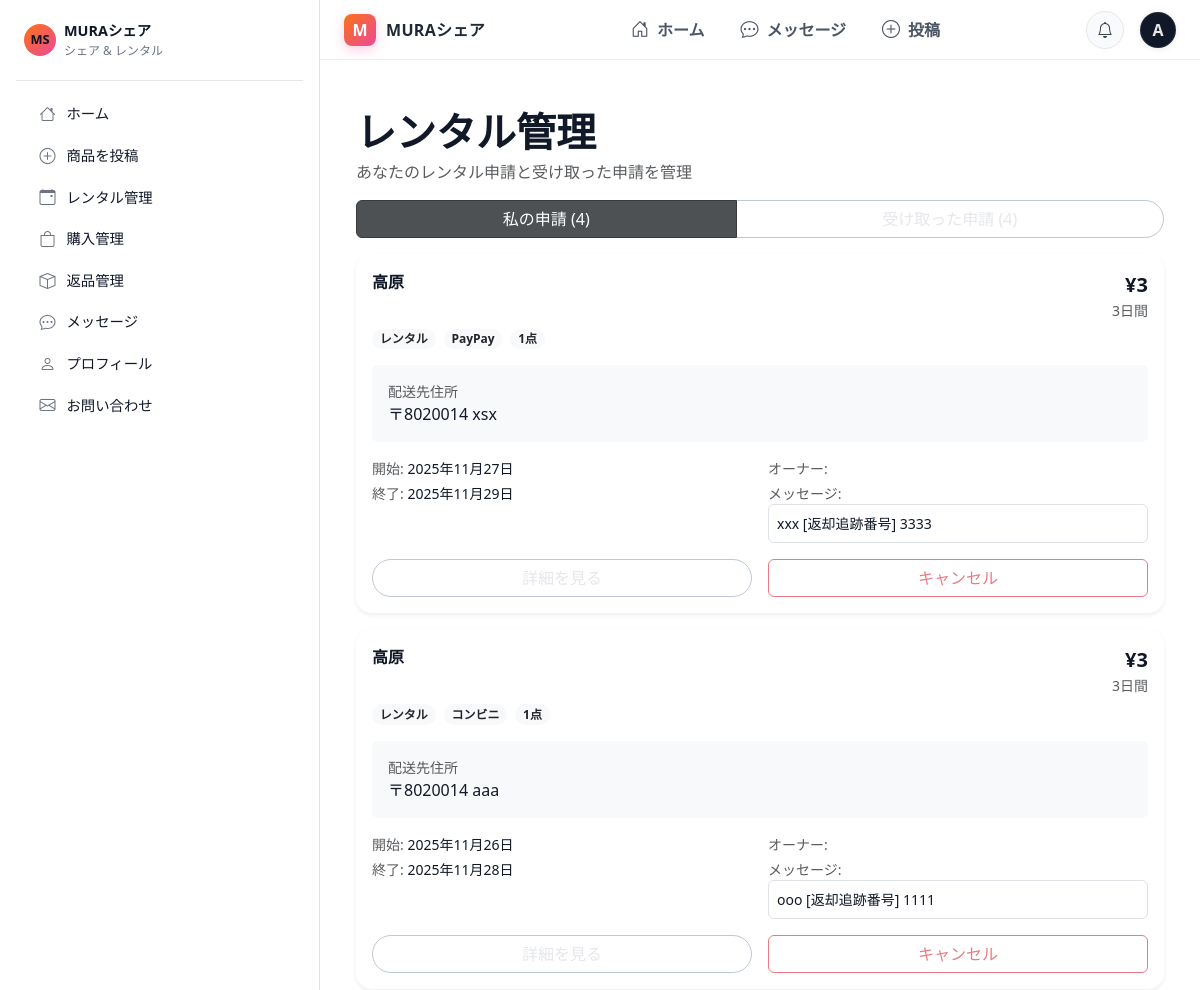
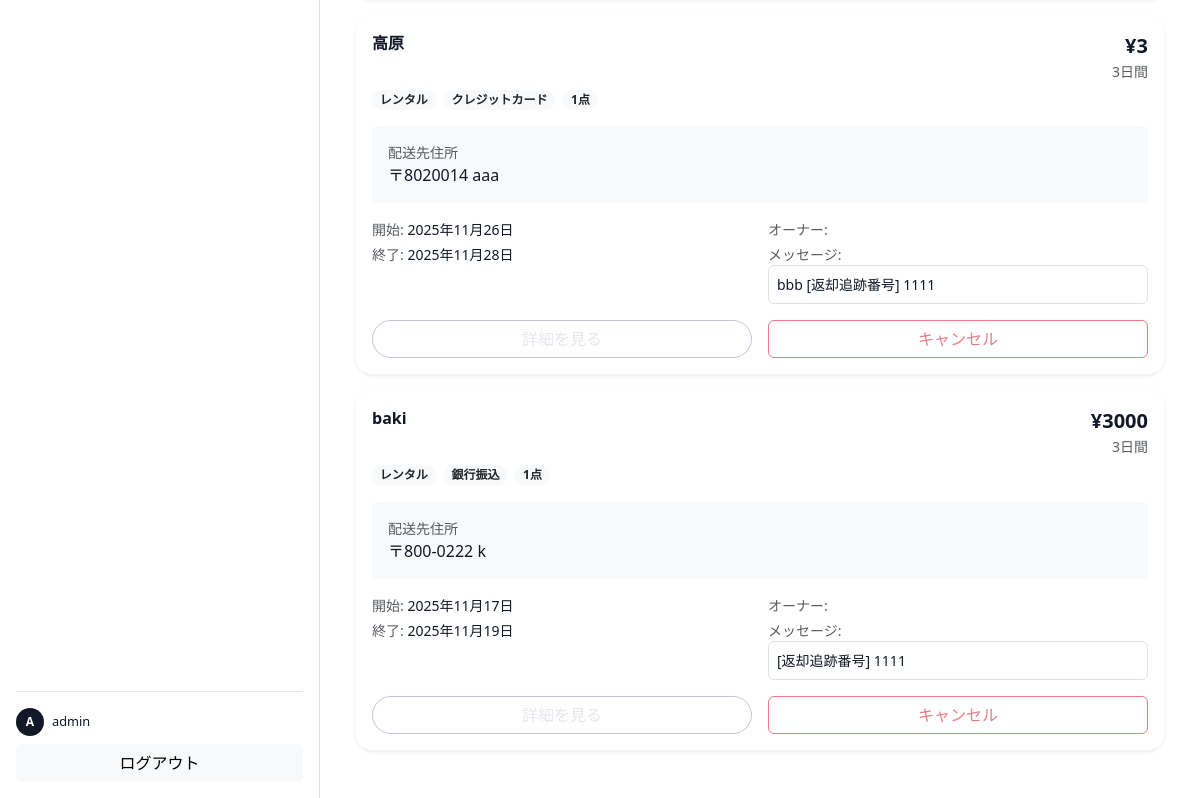
The app's page /rentals/my/ (signed in), older data (2 pictures, top to bottom).
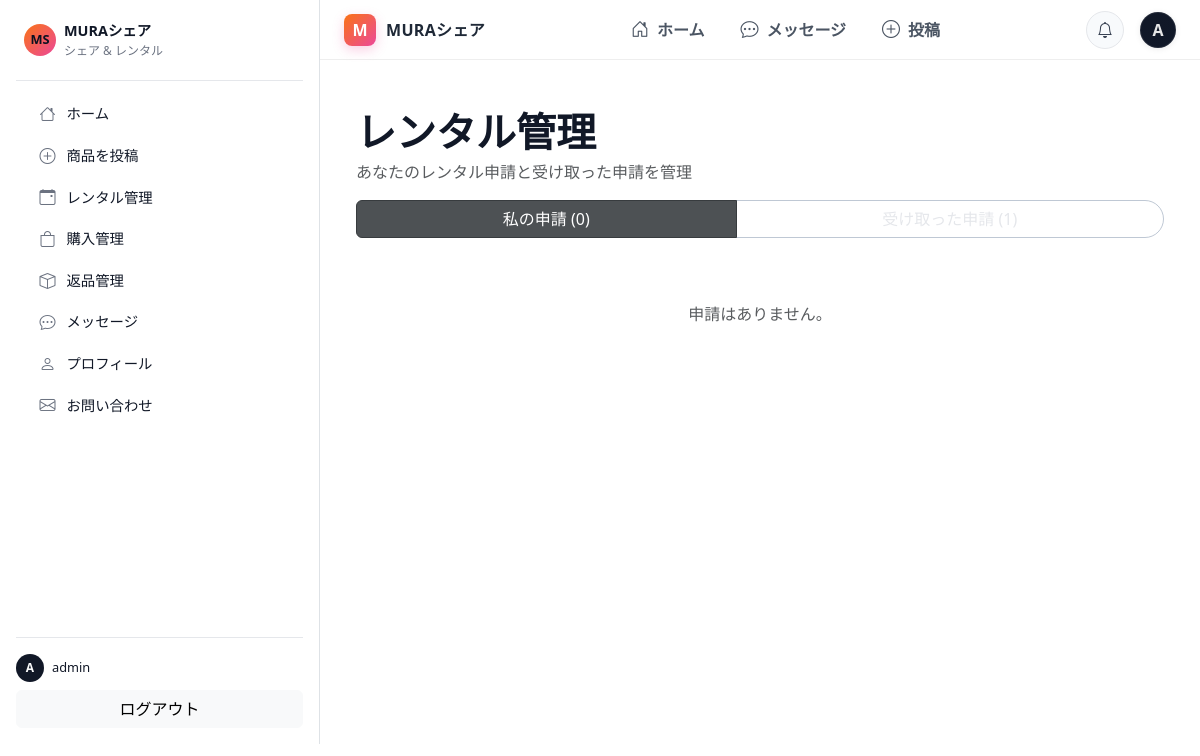
The same page, newer data.
### marketplace/models.py (models this page shows, shortened)
class RentalApplication(models.Model):
    class OrderType(models.TextChoices):
        RENTAL = 'rental', 'レンタル'
        PURCHASE = 'purchase', '購入'
    class Status(models.TextChoices):
        PENDING         = 'pending',        '申請中'
        APPROVED        = 'approved',       '承認済み'      # ← 表示名はお好みで
        SHIPPED         = 'shipped',        '発送済み'      # ← 追加
        RECEIVED        = 'received',       '受取完了'      # ← 将来用（借り手確認）
        RETURN_SHIPPED  = 'return_shipped', '返却発送済み'  # ← 将来用（借り手返送）
        COMPLETED       = 'completed',      '完了'          # ← 将来用（出品者確認）
        REJECTED        = 'rejected',       '却下'
        CANCELLED       = 'cancelled',      'キャンセル'
    product = models.ForeignKey('marketplace.Product',
                                on_delete=models.CASCADE,
                                related_name='applications')
    owner   = models.ForeignKey(settings.AUTH_USER_MODEL,
                                on_delete=models.CASCADE,
                                related_name='received_applications')
    renter  = models.ForeignKey(settings.AUTH_USER_MODEL,
                                on_delete=models.CASCADE,
                                related_name='sent_applications')
    order_type = models.CharField(max_length=10, choices=OrderType.choices)
    quantity   = models.PositiveIntegerField(default=1)
    start_date = models.DateField(blank=True, null=True)
    end_date   = models.DateField(blank=True, null=True)
    postal_code = models.CharField(max_length=20, blank=True)
    address     = models.CharField(max_length=255, blank=True)
    PAYMENT_CHOICES = [
        ('card',        'クレジットカード'),
        ('convenience', 'コンビニ'),
        ('paypay',      'PayPay'),
        ('bank',        '銀行振込'),
    ]
    payment_method = models.CharField(max_length=20, choices=PAYMENT_CHOICES)
    message        = models.TextField(blank=True)
    tracking_number = models.CharField(max_length=50, blank=True, default="")
    status     = models.CharField(max_length=20, choices=Status.choices, default=Status.PENDING)
    created_at = models.DateTimeField(auto_now_add=True)
    class Meta:
        ordering = ['-created_at']

class Product(models.Model):
    class Status(models.IntegerChoices):
        DRAFT    = 0, "下書き"
        LISTED   = 1, "出品中"
        RENTED   = 2, "貸出中"
        SOLD     = 3, "販売済"
        ARCHIVED = 9, "アーカイブ"
    class Availability(models.TextChoices):
        RENTAL_ONLY   = "レンタルのみ", "レンタルのみ"
        SALE_ONLY     = "販売のみ", "販売のみ"
        BOTH          = "レンタル・販売両方", "レンタル・販売両方"
    owner = models.ForeignKey(User, on_delete=models.CASCADE, related_name="products")
    title = models.CharField(max_length=120)
    description = models.TextField(blank=True)
    category = models.CharField(max_length=60)
    availability_type = models.CharField(
        max_length=20,
        choices=Availability.choices,
        default=Availability.BOTH,
    )
    price_per_day = models.PositiveIntegerField(null=True, blank=True)  # レンタル1日あたり
    price_buy = models.PositiveIntegerField(null=True, blank=True)      # 販売価格
    min_rental_days = models.PositiveIntegerField(default=1)
    max_rental_days = models.PositiveIntegerField(default=30)
    stock_quantity = models.PositiveIntegerField(default=1)
    available_quantity = models.PositiveIntegerField(default=1)
    condition = models.CharField(max_length=30, blank=True)
    owner_notes = models.TextField(blank=True)
    status = models.IntegerField(choices=Status.choices, default=Status.LISTED)
    created_at = models.DateTimeField(auto_now_add=True)

### frontend/views.py (the view)
# urls.py: path("rentals/my/", views.my_applications, name="my_applications"),
@login_required
def my_applications(request):
    apps = (RentalApplication.objects
            .filter(renter=request.user)
            .select_related("product", "owner")
            .order_by("-created_at"))
    STATUS_LABELS = {
        "PENDING": "申請中",
        "APPROVED": "承認済み",
        "SHIPPED": "発送済み",
        "RECEIVED": "受取済み",
        "RENTING": "レンタル中",
        "RETURN_SHIPPED": "返却発送済み",
        "COMPLETED": "完了",
        "REJECTED": "却下",
        "CANCELLED": "キャンセル",
    }
    BADGE_CLASS = {
        "PENDING": "secondary",
        "APPROVED": "primary",
        "SHIPPED": "info",
        "RECEIVED": "success",
        "RENTING": "success",
        "RETURN_SHIPPED": "dark",
        "COMPLETED": "secondary",
        "REJECTED": "danger",
        "CANCELLED": "dark",
    }
    for a in apps:
        a.calc_days = None
        a.calc_price = None
        qty = (getattr(a, "quantity", 1) or 1)
        try:
            if a.order_type == RentalApplication.OrderType.RENTAL and a.start_date and a.end_date:
                a.calc_days = (a.end_date - a.start_date).days + 1
                daily = getattr(a.product, "price_per_day", 0) or 0
                a.calc_price = daily * (a.calc_days or 0) * qty
            elif a.order_type == RentalApplication.OrderType.PURCHASE:
                price_buy = getattr(a.product, "price_buy", 0) or 0
                a.calc_price = price_buy * qty
        except Exception:
            pass
        s = str(getattr(a, "status", "")).upper()
        a.status_code = s
        a.status_label = STATUS_LABELS.get(s, s)
        a.badge_class = BADGE_CLASS.get(s, "secondary")
    ctx = {
        "applications": apps,
        "active_tab": "mine",
        "mine_count": apps.count(),
        "received_count": RentalApplication.objects.filter(owner=request.user).count(),
    }
    return render(request, "frontend/rentals/my_applications.html", ctx)

### templates/frontend/rentals/my_applications.html (shortened to what this page needs)
{% extends "base.html" %}
{% load humanize %}
{% block content %}
<div class="container-xxl py-4">
  <h1 class="fw-bold mb-1">レンタル管理</h1>
  <div class="text-muted mb-3">あなたのレンタル申請と受け取った申請を管理</div>
  <div class="btn-group w-100 mb-3" role="group">
    <a class="btn btn-dark active" href="{% url 'frontend:my_applications' %}">
      私の申請 ({{ mine_count|default:0 }})
    </a>
    <a class="btn btn-outline-secondary" href="{% url 'frontend:rental_manage' %}">
      受け取った申請 ({{ received_count|default:0 }})
    </a>
  </div>
  {% if applications %}
    <div class="vstack gap-3">
      {% for a in applications %}
        <div class="card border-0 shadow-sm">
          <div class="card-body">
            <div class="d-flex justify-content-between align-items-start">
              <div class="fw-semibold">{{ a.product.title }}</div>
              <div class="text-end">
                {% if a.calc_price %}<div class="fs-5 fw-bold">¥{{ a.calc_price|intcomma }}</div>{% endif %}
                {% if a.calc_days %}<div class="text-muted small">{{ a.calc_days }}日間</div>{% endif %}
              </div>
            </div>
            <div class="d-flex align-items-center gap-2 mt-2">
              <span class="badge bg-light text-dark">
                {% if a.order_type == 'rental' %}レンタル{% else %}購入{% endif %}
              </span>
              {% if a.payment_method %}<span class="badge bg-light text-dark">{{ a.get_payment_method_display|default:a.payment_method }}</span>{% endif %}
              <span class="badge bg-light text-dark">{{ a.quantity|default:1 }}点</span>
            </div>
            <div class="bg-light rounded-2 p-3 my-3">
              <div class="small text-muted">配送先住所</div>
              <div>〒{{ a.postal_code }} {{ a.address }}</div>
            </div>
            <div class="row g-3">
              <div class="col-md-6 small">
                <div class="mb-1"><span class="text-muted">開始:</span> {% if a.start_date %}{{ a.start_date|date:"Y年n月j日" }}{% else %}-{% endif %}</div>
                <div><span class="text-muted">終了:</span> {% if a.end_date %}{{ a.end_date|date:"Y年n月j日" }}{% else %}-{% endif %}</div>
              </div>
              <div class="col-md-6 small">
                <div class="mb-1"><span class="text-muted">オーナー:</span> {{ a.owner.email }}</div>
                {% if a.message %}
                  <div class="text-muted">メッセージ:</div>
                  <div class="border rounded p-2 bg-white">{{ a.message }}</div>
                {% endif %}
              </div>
            </div>
            <div class="d-flex gap-3 mt-3">
              <a class="btn btn-outline-secondary flex-grow-1"
                 href="{% url 'frontend:product_detail' a.product_id %}">
                詳細を見る
              </a>
              {% with s=a.status|lower %}
                {% if s == 'shipped' %}
                  <form method="post"
      action="{% url 'frontend:rental_app_receive' a.id %}"
      class="m-0 flex-grow-1">
  {% csrf_token %}
  <button class="btn btn-primary w-100">レンタル開始</button>
</form>
                {% else %}
                  <form method="post"
                        action="{% url 'frontend:rental_app_cancel' a.id %}"
                        class="m-0 flex-grow-1">
                    <button class="btn btn-outline-danger w-100"
                      {% if s != 'pending' and s != 'approved' %}disabled{% endif %}>
                      キャンセル
                    </button>
                  </form>
                {% endif %}
              {% endwith %}
            </div>
          </div>
        </div>
      {% endfor %}
    </div>
  {% else %}
    <div class="text-center text-muted py-5">申請はありません。</div>
  {% endif %}
</div>
{% endblock %}

Row changes from the older to the newer data that the page shows:
removed RentalApplication: product "高原", calc_price "3", calc_days "3", order_type "レンタル", payment_method "PayPay", quantity "1", postal_code "8020014", address "xsx", start_date "2025年11月27日", end_date "2025年11月29日", message "xxx [返却追跡番号] 3333"
removed RentalApplication: product "高原", calc_price "3", calc_days "3", order_type "レンタル", payment_method "コンビニ", quantity "1", postal_code "8020014", address "aaa", start_date "2025年11月26日", end_date "2025年11月28日", message "ooo [返却追跡番号] 1111"
removed RentalApplication: product "高原", calc_price "3", calc_days "3", order_type "レンタル", payment_method "クレジットカード", quantity "1", postal_code "8020014", address "aaa", start_date "2025年11月26日", end_date "2025年11月28日", message "bbb [返却追跡番号] 1111"
removed RentalApplication: product "baki", calc_price "3000", calc_days "3", order_type "レンタル", payment_method "銀行振込", quantity "1", postal_code "800-0222", address "k", start_date "2025年11月17日", end_date "2025年11月19日", message "[返却追跡番号] 1111"
Text that changed along with them:
{{ mine_count|default:0 }}: "4" → "0"
{{ received_count|default:0 }}: "4" → "1"
text now shown: "申請はありません。"
